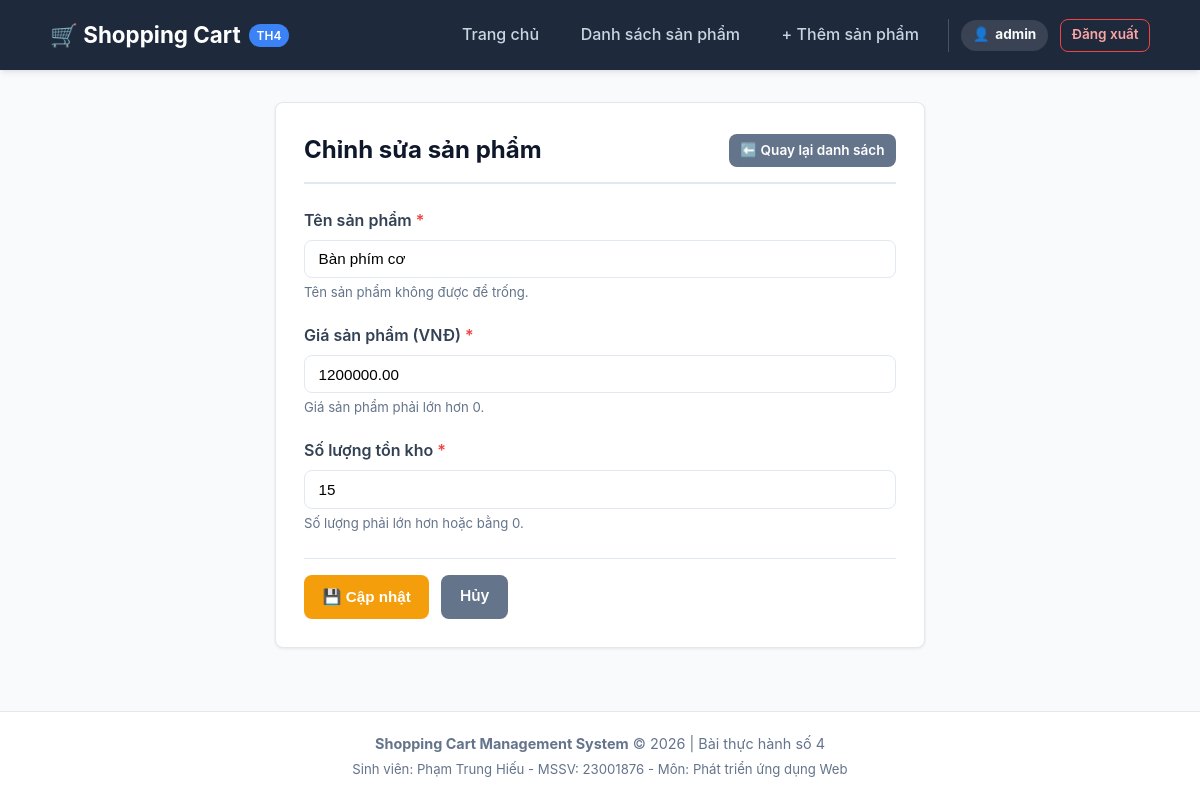
The app's page /product_edit.php?id=3 (signed in) with its own data.
### tables this page shows
CREATE TABLE IF NOT EXISTS `products` (
    `id` INT AUTO_INCREMENT PRIMARY KEY,
    `name` VARCHAR(100) NOT NULL,
    `price` DECIMAL(10,2) NOT NULL,
    `quantity` INT NOT NULL
);

### model/product.php (called while the page is built, shortened)
<?php
function getProductById($id) {
    $conn = getDbConnection();
    try {
        $stmt = $conn->prepare("SELECT * FROM products WHERE id = ?");
        $stmt->execute([(int)$id]);
        return $stmt->fetch();
    } catch (PDOException $e) {
        error_log("Lỗi trong getProductById: " . $e->getMessage());
        return false;
    }
}

### product_edit.php (the view, shortened to what this page needs)
<?php
require_once __DIR__ . '/model/product.php';
$id = isset($_GET['id']) ? (int)$_GET['id'] : 0;
$product = getProductById($id);
$name = $product['name'];
$price = $product['price'];
$quantity = $product['quantity'];
include __DIR__ . '/view/header.php';
?>
<div class="card" style="max-width: 650px; margin: 0 auto;">
    <div class="page-header">
        <h2 class="page-title">Chỉnh sửa sản phẩm</h2>
        <a href="product_list.php" class="btn btn-secondary btn-sm">⬅️ Quay lại danh sách</a>
    </div>
    <form action="product_edit.php?id=<?php echo (int)$id; ?>" method="POST">
        <div class="form-group">
            <label for="name" class="form-label">Tên sản phẩm <span style="color: #ef4444;">*</span></label>
            <input type="text" id="name" name="name" class="form-control"
                   value="<?php echo htmlspecialchars($name); ?>"
                   placeholder="Nhập tên sản phẩm" required>
            <div class="form-hint">Tên sản phẩm không được để trống.</div>
        </div>
        <div class="form-group">
            <label for="price" class="form-label">Giá sản phẩm (VNĐ) <span style="color: #ef4444;">*</span></label>
            <input type="number" step="0.01" min="0.01" id="price" name="price" class="form-control"
                   value="<?php echo htmlspecialchars($price); ?>"
                   placeholder="Nhập giá bán" required>
            <div class="form-hint">Giá sản phẩm phải lớn hơn 0.</div>
        </div>
        <div class="form-group">
            <label for="quantity" class="form-label">Số lượng tồn kho <span style="color: #ef4444;">*</span></label>
            <input type="number" min="0" step="1" id="quantity" name="quantity" class="form-control"
                   value="<?php echo htmlspecialchars($quantity); ?>"
                   placeholder="Nhập số lượng" required>
            <div class="form-hint">Số lượng phải lớn hơn hoặc bằng 0.</div>
        </div>
        <div class="form-actions">
            <button type="submit" class="btn btn-warning">
                💾 Cập nhật
            </button>
            <a href="product_list.php" class="btn btn-secondary">
                Hủy
            </a>
        </div>
    </form>
</div>
<?php include __DIR__ . '/view/footer.php'; ?>

### assets/css/style.css (style rules this page uses)
:root { --primary-color: #2563eb; --primary-hover: #1d4ed8; --success-color: #10b981; --success-hover: #059669; --danger-color: #ef4444; --danger-hover: #dc2626; --warning-color: #f59e0b; --warning-hover: #d97706; --bg-color: #f8fafc; --card-bg: #ffffff; --text-color: #1e293b; --text-muted: #64748b; --border-color: #e2e8f0; --radius-md: 8px; --shadow-sm: 0 1px 3px rgba(0,0,0,0.08); --shadow-md: 0 4px 6px -1px rgba(0,0,0,0.08), 0 2px 4px -2px rgba(0,0,0,0.06); }
* { box-sizing: border-box; margin: 0; padding: 0; }
body { font-family: -apple-system, BlinkMacSystemFont, "Segoe UI", Roboto, "Helvetica Neue", Arial, sans-serif; background-color: var(--bg-color); color: var(--text-color); line-height: 1.6; display: flex; flex-direction: column; min-height: 100vh; }
.card { background-color: var(--card-bg); border: 1px solid var(--border-color); border-radius: var(--radius-md); box-shadow: var(--shadow-sm); padding: 1.75rem; margin-bottom: 1.5rem; }
.page-header { display: flex; justify-content: space-between; align-items: center; margin-bottom: 1.5rem; padding-bottom: 0.75rem; border-bottom: 2px solid var(--border-color); }
.page-title { font-size: 1.5rem; font-weight: 700; color: #0f172a; }
.btn { display: inline-flex; align-items: center; gap: 0.4rem; padding: 0.55rem 1.1rem; font-size: 0.95rem; font-weight: 600; text-decoration: none; border-radius: var(--radius-md); border: 1px solid transparent; cursor: pointer; transition: all 0.2s ease; }
.btn-warning { background-color: var(--warning-color); color: #ffffff; }
.btn-secondary { background-color: #64748b; color: #ffffff; }
.btn-sm { padding: 0.3rem 0.65rem; font-size: 0.85rem; }
.form-group { margin-bottom: 1.25rem; }
.form-label { display: block; font-weight: 600; margin-bottom: 0.4rem; color: #334155; }
.form-control { width: 100%; padding: 0.6rem 0.85rem; font-size: 0.95rem; border: 1px solid var(--border-color); border-radius: var(--radius-md); background-color: #ffffff; transition: border-color 0.2s; }
.form-hint { font-size: 0.825rem; color: var(--text-muted); margin-top: 0.25rem; }
.form-actions { display: flex; gap: 0.75rem; margin-top: 1.5rem; padding-top: 1rem; border-top: 1px solid var(--border-color); }

### records on screen
products: name "Bàn phím cơ", price "1200000.00", quantity "15"

### other values on screen
$currentUsername "admin"
